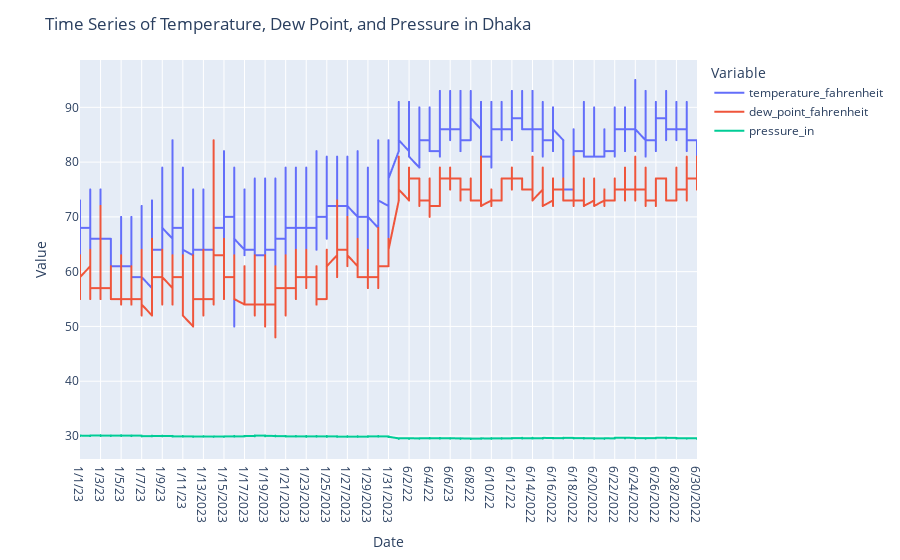

The notebook cell this image was saved under:
### Code cell
fig = px.line(df, x='date', y=['temperature_fahrenheit', 'dew_point_fahrenheit', 'pressure_in'])
fig.update_layout(title='Time Series of Temperature, Dew Point, and Pressure in Dhaka',
                   xaxis_title='Date',
                   yaxis_title='Value',
                   legend_title='Variable')
fig.show()

### Figure 1 — Plotly figure (JSON) as saved in the notebook; plotly's stock layout.template omitted (floating-point values rounded to 4 significant figures; data arrays with more than 128 entries replaced by an {"elided": "..."} marker saying what was removed)
{"data": [{"hovertemplate": "variable=temperature_fahrenheit<br>date=%{x}<br>value=%{y}<extra></extra>", "legendgroup": "temperature_fahrenheit", "line": {"color": "#636efa", "dash": "solid"}, "marker": {"symbol": "circle"}, "mode": "lines", "name": "temperature_fahrenheit", "showlegend": true, "type": "scattergl", "x": {"elided": "2917 str values"}, "xaxis": "x", "y": {"elided": "2917 int values"}, "yaxis": "y"}, {"hovertemplate": "variable=dew_point_fahrenheit<br>date=%{x}<br>value=%{y}<extra></extra>", "legendgroup": "dew_point_fahrenheit", "line": {"color": "#EF553B", "dash": "solid"}, "marker": {"symbol": "circle"}, "mode": "lines", "name": "dew_point_fahrenheit", "showlegend": true, "type": "scattergl", "x": {"elided": "2917 str values"}, "xaxis": "x", "y": {"elided": "2917 int values"}, "yaxis": "y"}, {"hovertemplate": "variable=pressure_in<br>date=%{x}<br>value=%{y}<extra></extra>", "legendgroup": "pressure_in", "line": {"color": "#00cc96", "dash": "solid"}, "marker": {"symbol": "circle"}, "mode": "lines", "name": "pressure_in", "showlegend": true, "type": "scattergl", "x": {"elided": "2917 str values"}, "xaxis": "x", "y": {"elided": "2917 float values"}, "yaxis": "y"}], "layout": {"legend": {"title": {"text": "Variable"}, "tracegroupgap": 0}, "margin": {"t": 60}, "title": {"text": "Time Series of Temperature, Dew Point, and Pressure in Dhaka"}, "xaxis": {"anchor": "y", "domain": [0, 1], "title": {"text": "Date"}}, "yaxis": {"anchor": "x", "domain": [0, 1], "title": {"text": "Value"}}}}
